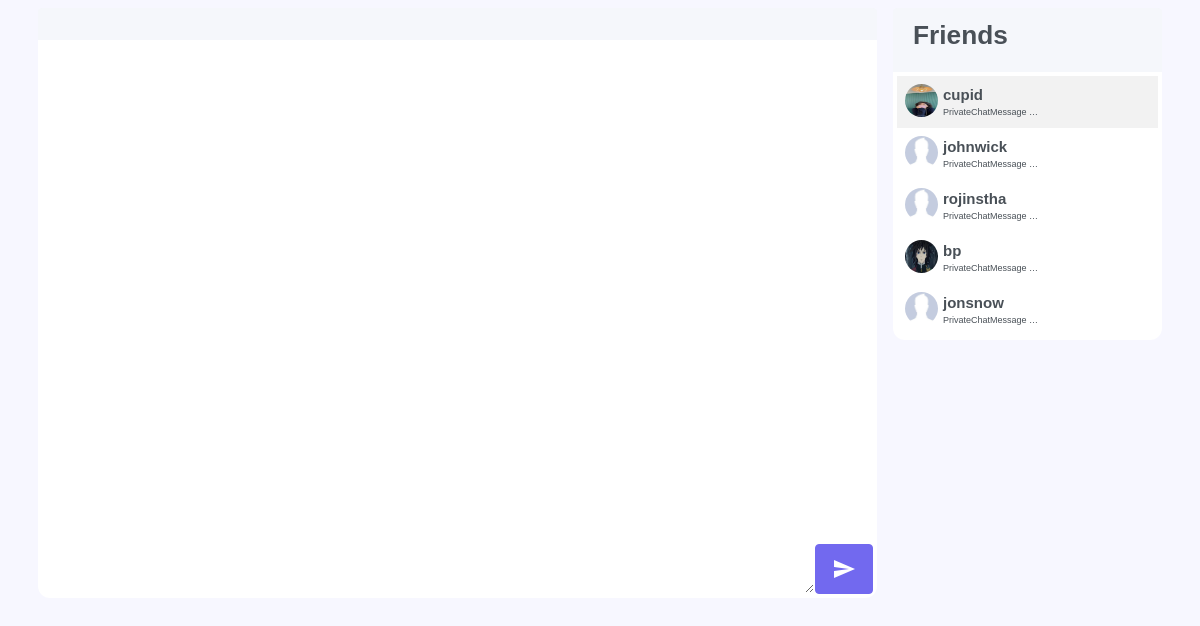
Page /chat/test_room/ (signed in) on the committed database.
### core/models.py (models this page shows)
class PrivateChatMessage(models.Model):
    chat_thread = models.ForeignKey(PrivateChatThread, null=True,blank=True, on_delete=models.CASCADE,related_name="private_message")
    sender= models.ForeignKey(settings.AUTH_USER_MODEL, on_delete=models.CASCADE,related_name='msg_sender')
    message_content = models.TextField(unique=False,blank=False,null=True)
    message_type = models.CharField(max_length=50,null=True,blank=True)
    timestamp = models.DateTimeField(auto_now_add=True)
    objects = PrivateChatMessageManager()

### accounts/models.py (models this page shows, shortened)
class CustomUser(AbstractUser):
    email                   = models.EmailField(_('email address'), unique=True)
    username                = models.CharField(max_length=30, unique=True)
    date_joined				= models.DateTimeField(verbose_name='date joined', auto_now_add=True)
    last_login				= models.DateTimeField(verbose_name='last login', auto_now=True)
    is_admin				= models.BooleanField(default=False)
    is_active				= models.BooleanField(default=True)
    is_staff				= models.BooleanField(default=False)
    is_superuser			= models.BooleanField(default=False)
    profile_image			= models.ImageField(max_length=255, upload_to='user_photos', null=True, blank=True, default=DEFAULT)
    hide_email				= models.BooleanField(default=True)
    status                  = models.IntegerField(default=0)
    USERNAME_FIELD = 'email'
    REQUIRED_FIELDS = ['username','first_name','last_name']
    objects = CustomUserManager()

### core/views.py (the view)
# urls.py: path('test_room/', views.test_room_view, name='private-chat-room'),
@login_required
def test_room_view(request,*args,**kwargs):
    room_id = request.GET.get("room_id")
    user = request.user
    context = {}
    context['m_and_f'] = get_recent_chatroom_messages(user)
    if room_id:
        context['room_id'] = room_id
    context['debug'] = DEBUG
    context['debug_mode'] = settings.DEBUG
    return render(request,"core/test_demo.html",context)

### friends/models.py (called while the page is built)
    def is_mutual_friend(self, friend):
        if friend in self.friends.all():
            return True
        else:
            return False

### core/templates/core/test_demo.html (shortened to what this page needs)
<html>
    {% load static %}
    <head>
    <link href="{% static 'assets/css/bootstrap.min.css' %}" id="bootstrap-style" rel="stylesheet" type="text/css" />
    <link rel="stylesheet" href="https://cdnjs.cloudflare.com/ajax/libs/highlight.js/10.2.0/styles/default.min.css" />
</head>
<div class="container">
	<div class="row">
		<div class="col-sm-9 m-0 p-2">
			<div class="card" id="id_chatroom_card">
				<div class="d-flex flex-row align-items-center card-header" id="id_room_title">
				</div>
				<div class="card-body p-1">
					<div class="d-flex flex-column" id="id_chat_log_container" >
						<div class="d-flex chat-log" id="id_chat_log">
						</div>
						<div class="d-flex flex-row chat-message-input-container">
							<textarea class="flex-grow-1 chat-message-input" id="id_chat_message_input"></textarea>
							<button class="btn btn-primary chat-message-submit-button">
								<span id="id_chat_message_submit" class="material-icons">send
								</span>
							</button>
						</div>
					</div>
				</div>
			</div>
		</div>
		<div class="col-sm-3 m-0 p-2">
			<div class="card">
				<div class="d-flex flex-row align-items-center card-header">
					<h3 >Friends</h3>
				</div>
				<div class="card-body p-1">
					<div class="d-flex flex-column friends-list-container ">
						{% for x in m_and_f %}
						<div class="d-flex flex-row p-2 friend-container flex-grow-1" onclick="onSelectFriend('{{x.friend.id}}')" id="id_friend_container_{{x.friend.id}}">
							<img class="profile-image rounded-circle img-fluid" id="id_friend_img_{{x.friend.id}}" src="{% static 'codingwithmitch/dummy_image.png' %}" >
							<div class="d-flex flex-column">
								<span class="username-span">{{x.friend.username}}</span>
								<span class="friend-message-span">{{x.message|truncatechars:20}}</span>
							</div>
						</div>
						{% endfor %}
					</div>
				</div>
			</div>
		</div>
	</div>
</div>
</html>

### core/templates/core/test_demo.html (style rules this page uses)
.chat-log { height: 500px; overflow-x: hidden; overflow-y: scroll; padding: 10px; background-color: #fff; font-size: 0.9em; flex-direction: column-reverse; }
.chat-message-input-container { outline: none; box-shadow: none; }
.chat-message-input { outline: none; border: 1px solid #fff; border-top: 2px solid var(--main-background-color); }
.username-span { font-weight: 600; margin-top: 0px; margin-bottom: auto; margin-left: 5px; margin-right: 5px; }
.friend-message-span { font-weight: 380; margin-top: 0px; margin-bottom: auto; margin-left: 5px; margin-right: 5px; font-size: 0.6em; color: var(--light-primary-text-color); }
.profile-image { width: 33px; height: 33px; margin-top: 0px; margin-bottom: auto; }
.card { border-radius: 12px; }
.friends-list-container { max-height: 500px; overflow-y: scroll; }

### rows in the picture
PrivateChatMessage: shows a picture, friend.username "cupid", message "PrivateChatMessage …"
CustomUser: friend.username "johnwick", message "PrivateChatMessage …"
CustomUser: friend.username "rojinstha", message "PrivateChatMessage …"
CustomUser: shows a picture, friend.username "bp", message "PrivateChatMessage …"
CustomUser: friend.username "jonsnow", message "PrivateChatMessage …"
